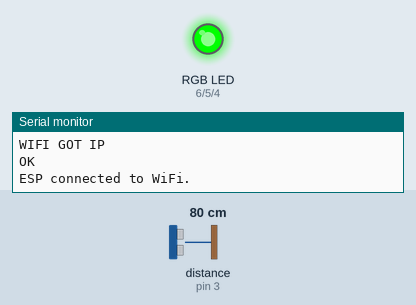
Recording of a sketch running on a simulated Arduino Uno, built with avr-gcc and run on an emulated ATmega328P. Shown: an RGB LED mixed from three pins (HIGH = lit), the last lines printed to the serial monitor. Wiring (inferred from the names in the program): ultrasonic range finder: trigger pin 2; echo pin 3. The test bench sets the inputs (shaded band); at power-on: distance to the obstacle (sensor on pin 3) 80 cm. The echo pulse lasts 58.3 µs per cm; storage starts empty; the modem accepts every AT command (registered, SIM ready, sends succeed) and sends nothing else; pins used as bus, display or sensor lines are not drawn.

Above: at 9.2 s.
9.3 s: distance to the obstacle (sensor on pin 3) set to 18 cm
10.8 s: distance to the obstacle (sensor on pin 3) set to 15 cm
At 11.7 s:
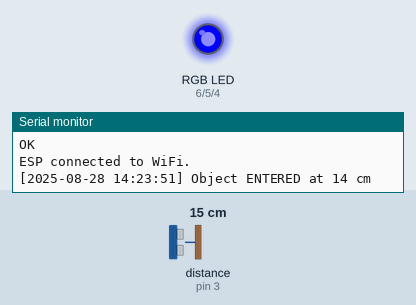
12.5 s: distance to the obstacle (sensor on pin 3) set to 9 cm
14.0 s: distance to the obstacle (sensor on pin 3) set to 6 cm
At 15.4 s:
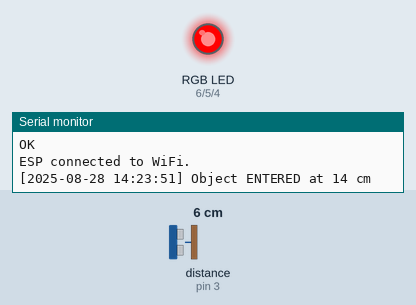
Timing chart, 0 to 16.5 s (numbered marks = the images above; inputs shaded):
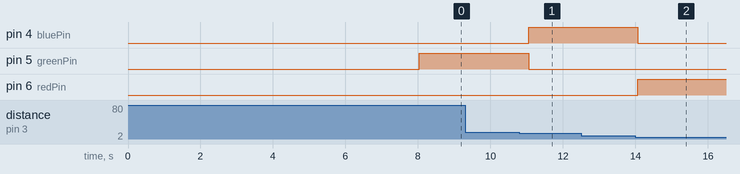

Measured:
- the behaviour switches between 17 and 16 cm on distance to the obstacle (sensor on pin 3) (found by bisection; images 0 and 1)
- the behaviour switches between 8 and 7 cm on distance to the obstacle (sensor on pin 3) (found by bisection; images 1 and 2)
- after the input at 9.3 s, every drawn part: stays the same
- after the input at 10.8 s, pin 4 (bluePin): LOW → HIGH after 0.26 s; pin 5 (greenPin): HIGH → LOW after 0.26 s
- after the input at 12.5 s, every drawn part: stays the same
- after the input at 14.0 s, pin 4 (bluePin): HIGH → LOW after 0.07 s; pin 6 (redPin): LOW → HIGH after 0.07 s

The sketch:

using_wifi_module_display_date_and_time.ino
```cpp
#include <SPI.h>
#include <SD.h>
#include <SoftwareSerial.h>

SoftwareSerial esp(8, 9);                           // RX, TX for ESP-01

// Ultrasonic pins
const int trigPin = 2;
const int echoPin = 3;

// SD card CS
const int chipSelect = 10;

// RGB LED pins
const int redPin = 6;
const int greenPin = 5;
const int bluePin = 4;

// WiFi credentials
String ssid = "BITSILICA_1";
String password = "cepybdmv";

// Variables
long duration;
int distance;
bool objectPresent = false;
File logFile;

void setup() {
  Serial.begin(9600);                                   // Serial Monitor
  esp.begin(115200);                                    // ESP-01 baud

  pinMode(trigPin, OUTPUT);
  pinMode(echoPin, INPUT);

  pinMode(redPin, OUTPUT);
  pinMode(greenPin, OUTPUT);
  pinMode(bluePin, OUTPUT);

  // Initialize SD
  if (!SD.begin(chipSelect)) {
    Serial.println("SD init failed!");
    while (1);
  }
  Serial.println("SD card ready.");

  // Connect ESP to WiFi
  sendESPCommand("AT+RST", 2000);
  sendESPCommand("AT+CWMODE=1", 1000);
  sendESPCommand("AT+CWJAP=\"" + ssid + "\",\"" + password + "\"", 5000);
  Serial.println("ESP connected to WiFi.");
}

void loop() {
  // Read Ultrasonic distance
  digitalWrite(trigPin, LOW);
  delayMicroseconds(2);
  digitalWrite(trigPin, HIGH);
  delayMicroseconds(10);
  digitalWrite(trigPin, LOW);

  duration = pulseIn(echoPin, HIGH, 30000);
  distance = duration * 0.034 / 2;

  String currentTime = getTimeFromESP();                  // Fetch real time string

  // Object detection
  if (distance > 0 && distance < 15 && !objectPresent) {
    objectPresent = true;
    logEvent("ENTERED", distance, currentTime);
  }
  else if ((distance >= 15 || distance == 0) && objectPresent) {
    objectPresent = false;
    logEvent("EXITED", distance, currentTime);
  }

  // RGB LED blink based on distance
  blinkRGB(distance);

  delay(500);
}

void sendESPCommand(String cmd, int waitTime) {
  esp.println(cmd);
  long start = millis();
  while ((millis() - start) < waitTime) {
    while (esp.available()) {
      char c = esp.read();
      Serial.write(c);                       // Print ESP response to Serial Monitor
    }
  }
}

// Dummy time function
String getTimeFromESP() {
  return "2025-08-28 14:23:51";
}

void logEvent(String eventType, int dist, String timeStr) {
  String logMsg = "[" + timeStr + "] Object " + eventType + " at " + String(dist) + " cm";
  Serial.println(logMsg);

  logFile = SD.open("log.txt", FILE_WRITE);
  if (logFile) {
    logFile.println(logMsg);
    logFile.close();
  } else {
    Serial.println("Error writing to log.txt");
  }
}

// RGB LED blink based on distance
void blinkRGB(int dist) {
  if (dist > 0 && dist < 7) {
                                                // Near -- Red blink
    digitalWrite(redPin, HIGH);
    digitalWrite(greenPin, LOW);
    digitalWrite(bluePin, LOW);
  }
  else if (dist >= 7 && dist <= 15) {
                                                // Medium -- Blue blink
    digitalWrite(redPin, LOW);
    digitalWrite(greenPin, LOW);
    digitalWrite(bluePin, HIGH);
  }
  else if (dist > 15) {
                                                // Far -- Green blink
    digitalWrite(redPin, LOW);
    digitalWrite(greenPin, HIGH);
    digitalWrite(bluePin, LOW);
  }
  else {
                                                // Turn off LED if no object detected
    digitalWrite(redPin, LOW);
    digitalWrite(greenPin, LOW);
    digitalWrite(bluePin, LOW);
  }
}
```
